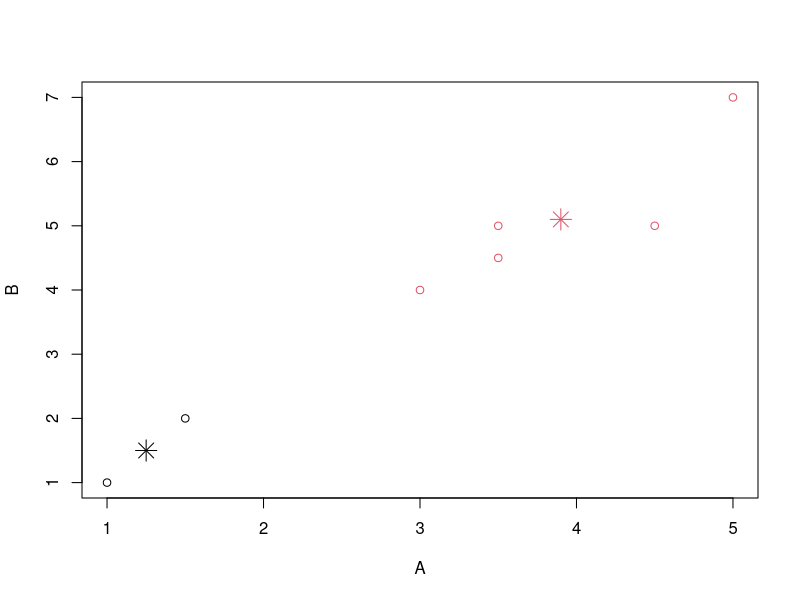

The R script that drew this image:
#Clustering - Simple dataset - Marks in 2 subjects


A=c(1,1.5,3,5,3.5,4.5,3.5)
B=c(1,2,4,7,5,5,4.5)
marks=data.frame(A,B)
marks

(c1 <- kmeans(marks, 2))
cbind(marks, c1$cluster)
plot(marks, col = c1$cluster)
points(c1$centers, col = 1:2, pch = 8, cex = 2)

c1$iter

#C1- 1, 2 : (1.3, 1.5)
#C2- 3, 4, 5, 6, 7  : (3.9, 5.1)
#
#Specify Coordinates for Centers
mcenters = marks[c(1,2),]
mcenters
(c2a <- kmeans(marks, centers=mcenters))
c2a
cbind(marks, c2a$cluster)
matrix(c(1,1,5,7), ncol=2)
?matrix
(c2b <- kmeans(marks, centers=matrix(c(1,1,5,7), ncol=2)))

c2a
cbind(marks,c2a$cluster)
c2a$centers
aggregate(marks,by=list(c2a$cluster),FUN=mean)
c2a
c2a$iter

library(dplyr)
marks %>% group_by(c2a$cluster) %>% summarise_all(funs(sum, mean, median, n()))


# Distances
x1=marks[1,]; x2=marks[2,]
x1;x2
sqrt(sum((x1-x2)^2))
sqrt(1.25)
dist(rbind(x1,x2))
euc.dist <- function(x1, x2) sqrt(sum((x1 - x2) ^ 2))
for (i in 1:7)
  print(paste(i, round(euc.dist(marks[i,], marks[1,]),2),sep='-'))

ref1 = marks[1,]; ref1
ref2 = marks[4,]; ref2

(d1= apply(marks,1,function(x)sqrt(sum((x-ref1)^2))))
(d2= apply(marks,1,function(x)sqrt(sum((x-ref2)^2))))
df=cbind(marks, d1,d2)
df

apply(df, 1, function(x) max(which(x == min(x, na.rm = TRUE))))
df
apply(df[,c(3,4)],1, min)
df3 <-transform(df, mind1d2=apply(df[,c(3,4)],1, min, na.rm = TRUE))
df3

